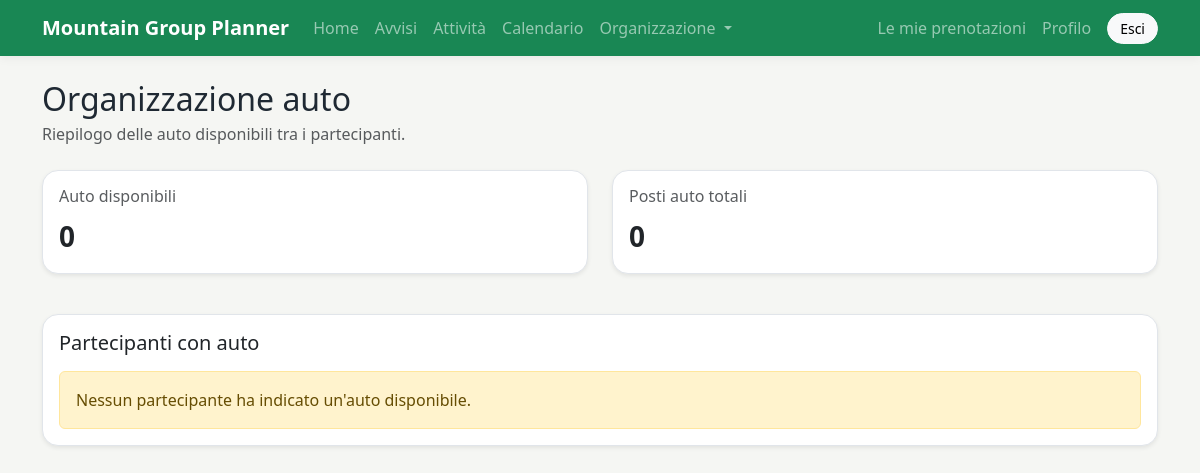
The app's page /accounts/cars/ (signed in), older data.
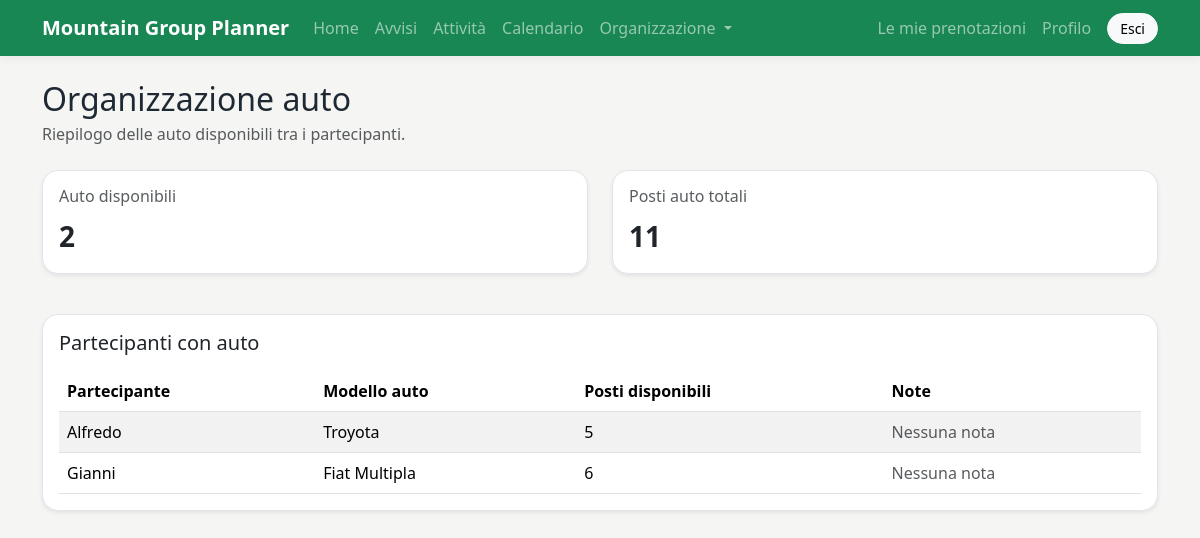
The same page, newer data.
### accounts/models.py (models this page shows, shortened)
class Profile(models.Model):
    user = models.OneToOneField(
        settings.AUTH_USER_MODEL,
        on_delete=models.CASCADE,
        related_name="profile"
    )
    display_name = models.CharField(
        max_length=100,
        blank=True,
        verbose_name="Nome visualizzato"
    )
    allergies = models.TextField(
        blank=True,
        verbose_name="Allergie"
    )
    food_preferences = models.TextField(
        blank=True,
        verbose_name="Preferenze alimentari"
    )
    has_car = models.BooleanField(
        default=False,
        verbose_name="Auto disponibile"
    )
    car_model = models.CharField(
        max_length=100,
        blank=True,
        verbose_name="Modello auto"
    )
    car_seats = models.PositiveIntegerField(
        default=0,
        verbose_name="Posti auto disponibili"
    )
    notes = models.TextField(
        blank=True,
        verbose_name="Note personali"
    )

### accounts/views.py (the view)
# urls.py: path("cars/", views.cars_organization, name="cars_organization"),
@login_required
def cars_organization(request):
    if not request.user.is_staff:
        messages.error(request, "Non hai il permesso per vedere l'organizzazione auto.")
        return redirect("accounts:home")
    car_profiles = Profile.objects.filter(
        has_car=True
    ).select_related("user").order_by(
        "user__username"
    )
    total_cars = car_profiles.count()
    total_seats = 0
    for profile in car_profiles:
        total_seats += profile.car_seats
    context = {
        "car_profiles": car_profiles,
        "total_cars": total_cars,
        "total_seats": total_seats,
    }
    return render(request, "accounts/cars.html", context)

### templates/accounts/cars.html (shortened to what this page needs)
{% extends "base.html" %}
{% block content %}
    <div class="mb-4">
        <h2 class="mb-1">Organizzazione auto</h2>
        <p class="text-muted mb-0">
            Riepilogo delle auto disponibili tra i partecipanti.
        </p>
    </div>
    <div class="row mb-4">
        <div class="col-md-6 mb-3">
            <div class="card shadow-sm h-100">
                <div class="card-body">
                    <h3 class="h6 text-muted">Auto disponibili</h3>
                    <p class="fs-3 fw-bold mb-0">{{ total_cars }}</p>
                </div>
            </div>
        </div>
        <div class="col-md-6 mb-3">
            <div class="card shadow-sm h-100">
                <div class="card-body">
                    <h3 class="h6 text-muted">Posti auto totali</h3>
                    <p class="fs-3 fw-bold mb-0">{{ total_seats }}</p>
                </div>
            </div>
        </div>
    </div>
    <div class="card shadow-sm">
        <div class="card-body">
            <h3 class="h5 mb-3">Partecipanti con auto</h3>
            {% if car_profiles %}
                <div class="table-responsive">
                    <table class="table table-striped align-middle">
                        <thead>
                            <tr>
                                <th>Partecipante</th>
                                <th>Modello auto</th>
                                <th>Posti disponibili</th>
                                <th>Note</th>
                            </tr>
                        </thead>
                        <tbody>
                            {% for profile in car_profiles %}
                                <tr>
                                    <td>
                                        {% if profile.display_name %}
                                            {{ profile.display_name }}
                                        {% else %}
                                            {{ profile.user.username }}
                                        {% endif %}
                                    </td>
                                    <td>
                                        {% if profile.car_model %}
                                            {{ profile.car_model }}
                                        {% else %}
                                            <span class="text-muted">Non inserito</span>
                                        {% endif %}
                                    </td>
                                    <td>
                                        {{ profile.car_seats }}
                                    </td>
                                    <td>
                                        {% if profile.notes %}
                                            {{ profile.notes }}
                                        {% else %}
                                            <span class="text-muted">Nessuna nota</span>
                                        {% endif %}
                                    </td>
                                </tr>
                            {% endfor %}
                        </tbody>
                    </table>
                </div>
            {% else %}
                <div class="alert alert-warning mb-0">
                    Nessun partecipante ha indicato un'auto disponibile.
                </div>
            {% endif %}
        </div>
    </div>
{% endblock %}

Row changes from the older to the newer data that the page shows:
added Profile: display_name "Alfredo", car_model "Troyota", car_seats "5", notes "Nessuna nota"
now on this page (row edited): Profile: display_name "Gianni", car_model "Fiat Multipla", car_seats "6", notes "Nessuna nota"
Text that changed along with them:
{{ total_cars }}: "0" → "2"
{{ total_seats }}: "0" → "11"
text no longer shown: "Nessun partecipante ha indicato un'auto disponibile."
text now shown: "Partecipante Modello auto Posti disponibili Note"
